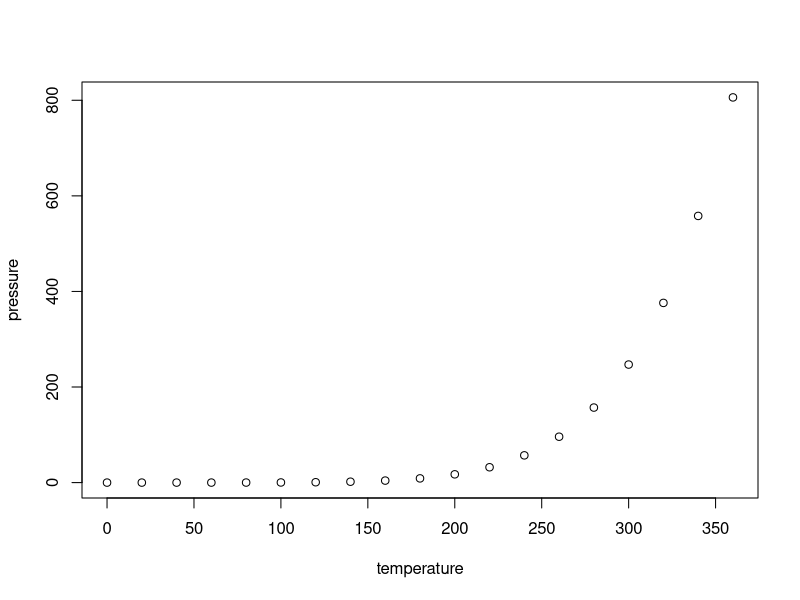
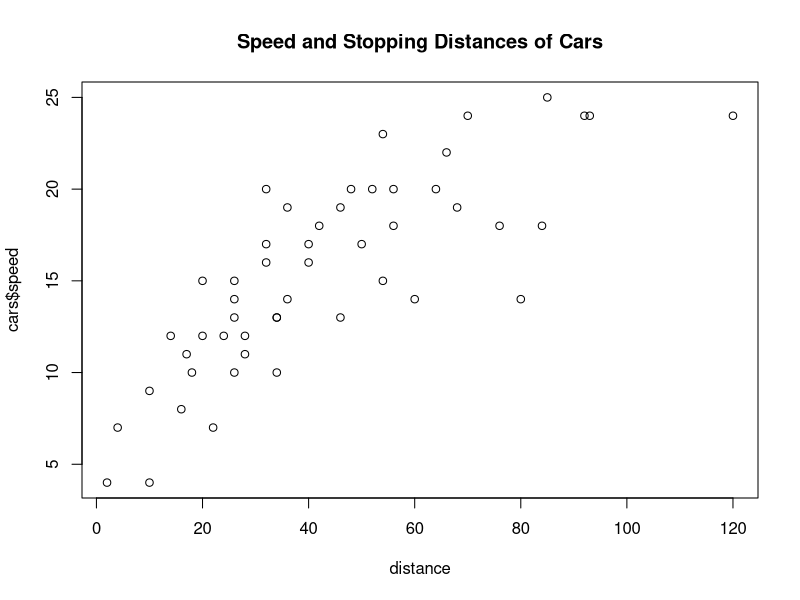

Reproduce these figures in R, in order. (Note: this script raises an error after producing the figures.)
## ---- chunk 1
knitr::opts_chunk$set(echo = TRUE)
## ---- chunk 2
summary(cars)
## ---- chunk 3
plot(pressure)
## ---- chunk 4
? median
head(pressure, n = 10)
head(pressure)
## ---- chunk 5
median(cars$dist)
mean(cars$speed)
summary(cars)
plot(x = cars$dist, 
     y = cars$speed, 
     type = "p", 
     axes = TRUE, 
     xlab = "distance", 
     main = "Speed and Stopping Distances of Cars")
## ---- chunk 6
iris
x <- (iris$Sepal.Length[which(iris$Species == "versicolor")][25])
y <- (iris$Sepal.Length[which(iris$Species == "versicolor")][26])
sum(x,y)
#b
sum(iris$Petal.Length[which(iris$Petal.Length >= 0 && iris$Petal.Length <= 3)])
#c
x<- iris$Sepal.Length[which(iris$Species == "virginica")][10]
x*4/(2^3)
#d
x<- sum(iris$Sepal.Width[which(iris$Species == "setosa")])
4*(x/2)^3
## ---- chunk 7
#a
set.seed(13) ## set the random seed
x <- rnorm(n = 20) ## generate predictor variable
y <- rnorm(n = 20, mean = x) ## generate response variable plot(y ~ x, pch = 19) ## plot (x,y) pairs
plot(y ~ x, pch = 19)
#b
set.seed(14) ## set the random seed
x <- rnorm(n = 20) ## generate predictor variable
y <- rnorm(n = 20, mean = x) ## generate response variable plot(y ~ x, pch = 19) ## plot (x,y) pairs
plot(y ~ x, pch = 19)
#c 
#According to the result in the plot picture, the result is different.
#d
#The R will return the same value for each set.seed(value). If we need to get the results to be reproducible, set the random seed is valuable.
